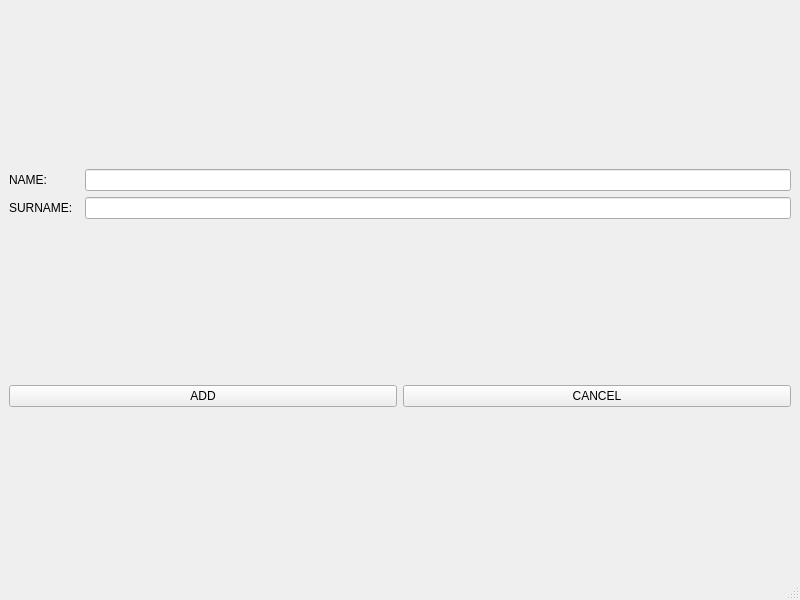
<?xml version="1.0" encoding="UTF-8"?>
<ui version="4.0">
 <class>InsertWindow</class>
 <widget class="QMainWindow" name="InsertWindow">
  <property name="geometry">
   <rect>
    <x>0</x>
    <y>0</y>
    <width>800</width>
    <height>600</height>
   </rect>
  </property>
  <property name="windowTitle">
   <string>MainWindow</string>
  </property>
  <widget class="QWidget" name="centralwidget">
   <layout class="QHBoxLayout" name="horizontalLayout_2">
    <item>
     <layout class="QVBoxLayout" name="verticalLayout">
      <item>
       <layout class="QGridLayout" name="gridLayout">
        <property name="horizontalSpacing">
         <number>12</number>
        </property>
        <item row="1" column="0">
         <widget class="QLabel" name="surnameL">
          <property name="text">
           <string>SURNAME:</string>
          </property>
         </widget>
        </item>
        <item row="0" column="1">
         <widget class="QLineEdit" name="nameF"/>
        </item>
        <item row="1" column="1">
         <widget class="QLineEdit" name="surnameF"/>
        </item>
        <item row="0" column="0">
         <widget class="QLabel" name="nameL">
          <property name="text">
           <string>NAME:</string>
          </property>
         </widget>
        </item>
       </layout>
      </item>
      <item>
       <layout class="QHBoxLayout" name="horizontalLayout">
        <item>
         <widget class="QPushButton" name="addB">
          <property name="text">
           <string>ADD</string>
          </property>
         </widget>
        </item>
        <item>
         <widget class="QPushButton" name="cancelB">
          <property name="text">
           <string>CANCEL</string>
          </property>
         </widget>
        </item>
       </layout>
      </item>
     </layout>
    </item>
   </layout>
  </widget>
  <widget class="QStatusBar" name="statusbar"/>
 </widget>
 <resources/>
 <connections/>
</ui>
